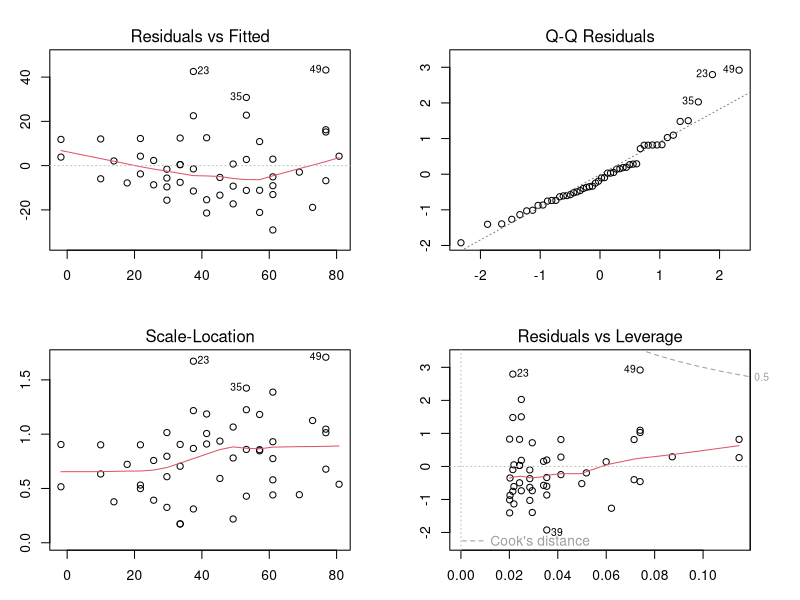
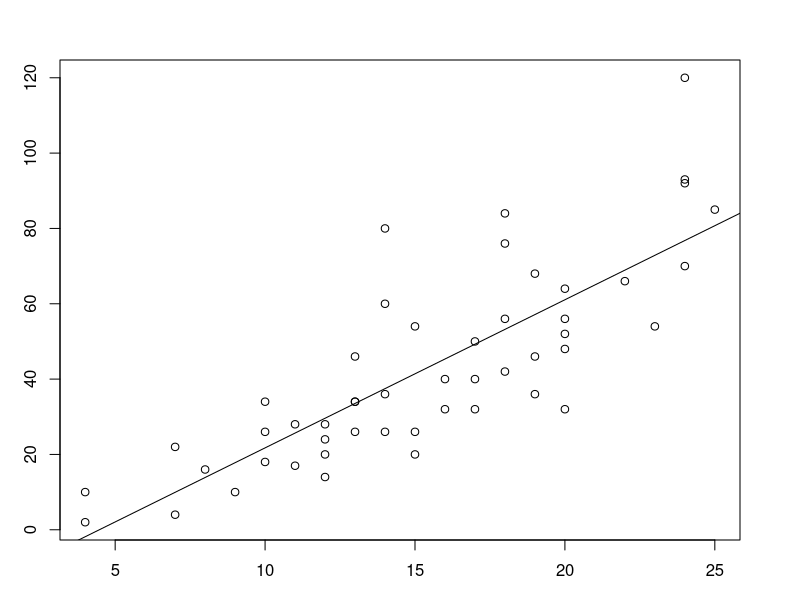

The R script that drew these images, in order:
data(cars)
str(cars)
m <- lm(dist~speed, data=cars)
summary(m)
#Residuals 확인
#median이 0에 가깝게 안나오면 잔차에 대하여 정규성을 안따를 가능성이 높다
#계수값, 각 변수가 유의미한지 t검정으로 확인 
#(오차에 대한 평균검정) H0: beta1=0 차이가 없다, H0: beta0=0
#집단비교를 위한 F검정 평균적인 오차에 대한 차이가 있는지 알기 위해 검정
#H0: 회귀식이 유의하지 않다.y=beta0 vs y=beta0+beta1*x
#설명력은 결정계수로 판단, 변수가 여러개 있으면 조정된결정계수로 판단

coef(m)
fitted(m)[1:4]
residuals(m)[1:4]
par(mfrow=c(2,2), mar=c(3,3,3,3))
plot(m)
#main = "'fg' : axes, ticks and box in gray",fg = gray(0.7), bty = "7"

par(mfrow=c(1,1))
plot(cars$speed,cars$dist)
abline(coef(m))

head(iris)
m2 <- lm(Sepal.Length ~ .-Species, data=iris)
summary(m2)
#sepla.length = 1.856 + sepla.width0.6 + petal.lenth0.7 - petal.width0.5
#medianS
#변수 t검정
#경정계수
# 잔차
# F검정
# 데이터가 굉장히 선형적이다. 
m3 <- lm(Sepal.Length ~ ., data=iris)
summary(m3)
table(iris$Species)

#오후
library(mlbench)
data("BostonHousing")
str(BostonHousing)

m<-lm(medv ~ .,data=BostonHousing)
summary(m)
m2<-step(m, direction="both")
